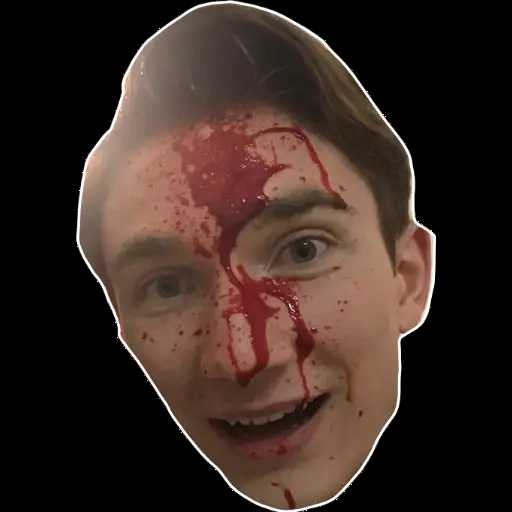
#> input picture python/assets/mick.png, 512 x 512 px, found by its file name
$ python test.py   (older library calls are emulated)
#> lines starting #> are read from the running program, lines starting #| are printed output that depends on the picture; after the words box and inside, x2 and y2 are one past the last pixel; in counts of white or black regions, pixels touching at a corner belong together
import numpy as np
import cv2
import pandas as pd
import matplotlib.pyplot as plt


def increase_brightness(img, value=30):
    hsv = cv2.cvtColor(img, cv2.COLOR_BGR2HSV)
    h, s, v = cv2.split(hsv)

    lim = 360 - value
    h[h > lim] = 360
    h[h <= lim] += value

    final_hsv = cv2.merge((h, s, v))
    img = cv2.cvtColor(final_hsv, cv2.COLOR_HSV2BGR)
    return img


# read image
img = cv2.imread('python/assets/mick.png')
#> img is the input picture: shape (512, 512, 3); mean B, G, R 35.2, 41.7, 58
img = cv2.resize(img, (600, 600))
#> img: shape (600, 600, 3)

# Generate Grey Value Image
grey = cv2.cvtColor(img, cv2.COLOR_RGB2GRAY)
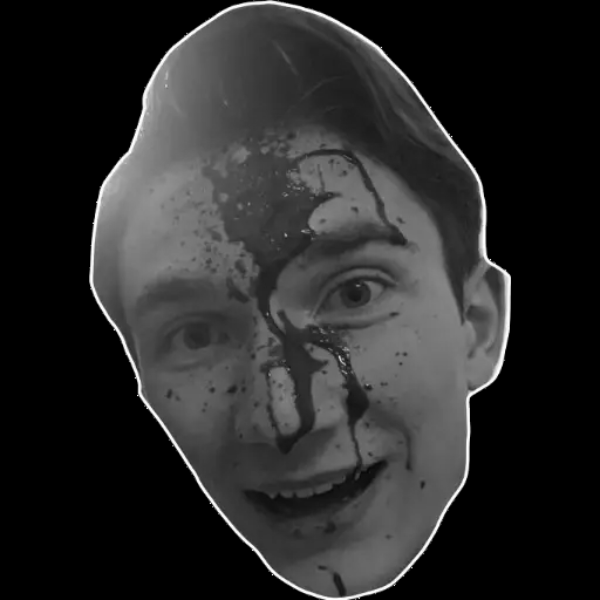
#> grey: shape (600, 600); min 0, max 255, mean 41.5

# Show Images
plt.figure(figsize=(20, 5))

# ---Row 1---
original = cv2.cvtColor(img, cv2.COLOR_BGR2RGB)
plt.subplot(3, 5, 1), plt.imshow(original)
plt.title('Fake Mick'), plt.xticks([]), plt.yticks([])

plt.subplot(3, 5, 2), plt.imshow(grey, cmap='gray')
plt.title('Grey'), plt.xticks([]), plt.yticks([])

plt.subplot(3, 5, 3), plt.hist(grey.ravel(), 256, [0, 256])
plt.title('Histogram'), plt.xticks([]), plt.yticks([])

equalizedHist = cv2.equalizeHist(grey)
plt.subplot(3, 5, 4), plt.imshow(equalizedHist, cmap='gray')
plt.title('Histogram Equalization'), plt.xticks([]), plt.yticks([])

plt.subplot(3, 5, 5), plt.hist(equalizedHist.ravel(), 256, [0, 256])
plt.title('Histogram after Equalization'), plt.xticks([]), plt.yticks([])

# ---Row 2---
mean_blur = cv2.blur(equalizedHist, (5, 5))
plt.subplot(3, 5, 7), plt.imshow(mean_blur, cmap='gray')
plt.title('Mean Blur'), plt.xticks([]), plt.yticks([])

mean_blur_2x = cv2.blur(equalizedHist, (10, 10))
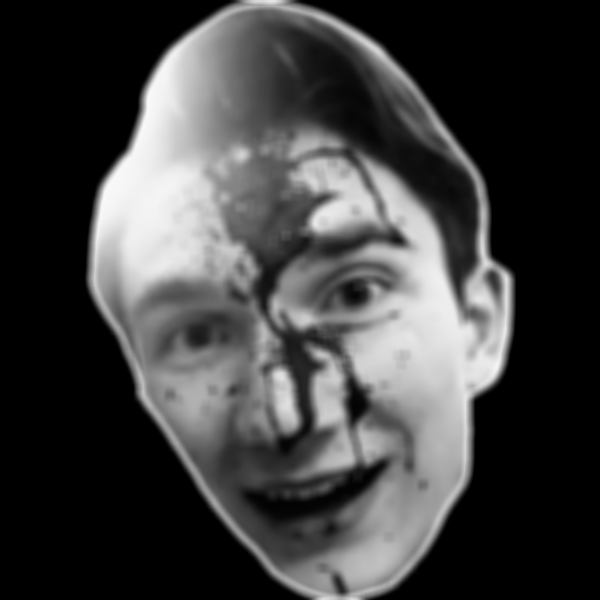
#> mean_blur_2x: shape (600, 600); min 0, max 249, mean 64
plt.subplot(3, 5, 8), plt.imshow(mean_blur_2x, cmap='gray')
plt.title('Mean Blur (2x)'), plt.xticks([]), plt.yticks([])

median_blur = cv2.medianBlur(equalizedHist, 5)
plt.subplot(3, 5, 9), plt.imshow(median_blur, cmap='gray')
plt.title('Median Blur'), plt.xticks([]), plt.yticks([])

gauss_blur = cv2.GaussianBlur(equalizedHist, (5, 5), 0)
plt.subplot(3, 5, 10), plt.imshow(gauss_blur, cmap='gray')
plt.title('Gaussian Blur'), plt.xticks([]), plt.yticks([])

# [7 lines of commented-out code are left out]

mick_hsv = cv2.cvtColor(original, cv2.COLOR_RGB2HSV)
#> mick_hsv: shape (600, 600, 3); mean H, S, V 5.3, 51.4, 58
plt.subplot(3, 5, 12), plt.imshow(mick_hsv)
plt.title('Zombified Mick'), plt.xticks([]), plt.yticks([])

lsd_mick = cv2.applyColorMap(gauss_blur, cv2.COLORMAP_JET)
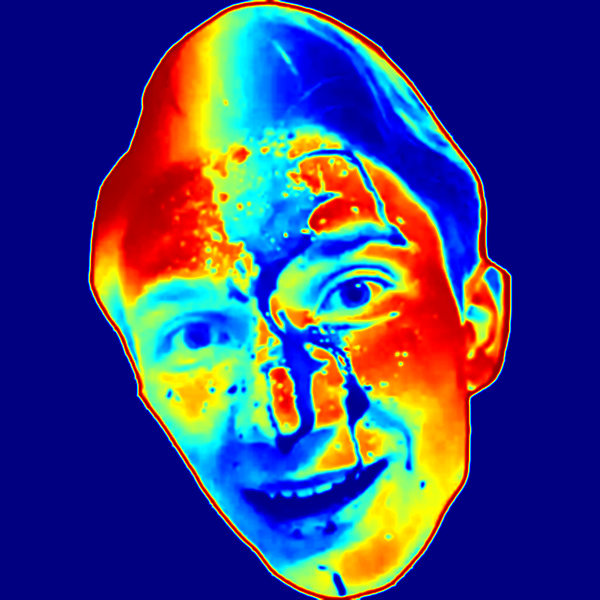
#> lsd_mick: shape (600, 600, 3); mean B, G, R 124.3, 66, 61.3
plt.subplot(3, 5, 13), plt.imshow(lsd_mick)
plt.title('LSD Mick'), plt.xticks([]), plt.yticks([])

smurf_mick = increase_brightness(img, 5)
#> in increase_brightness, `h, s, v = cv2.split(hsv)`:
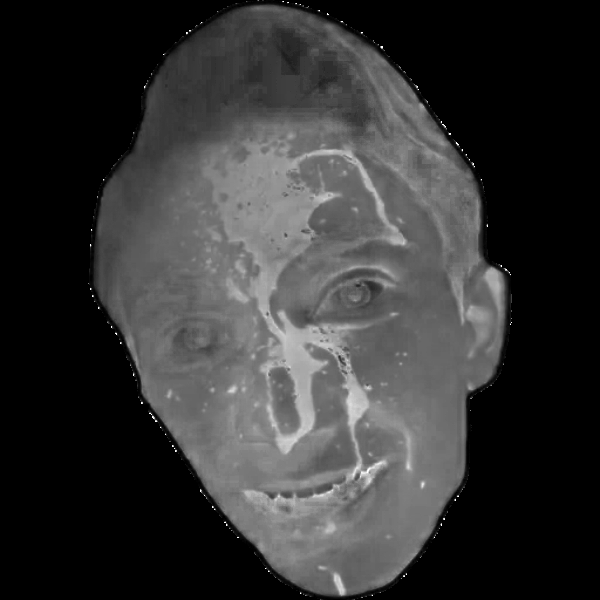
#> s: shape (600, 600); min 0, max 255, mean 51.4
#> in increase_brightness, `h, s, v = cv2.split(hsv)`:
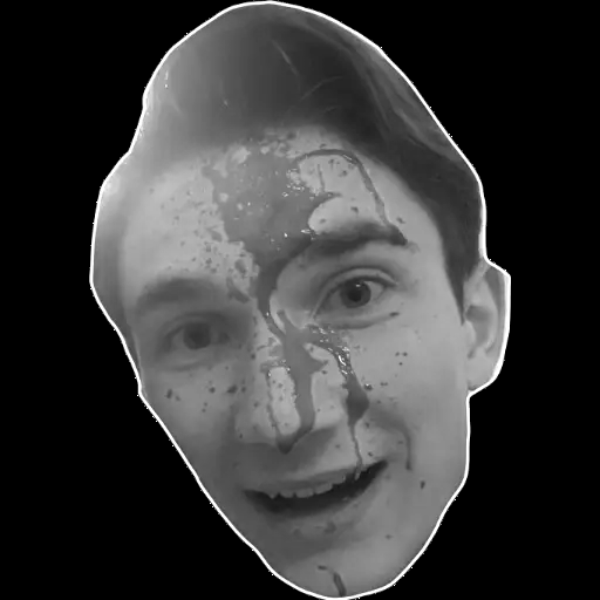
#> v: shape (600, 600); min 0, max 255, mean 58
#> in increase_brightness, `final_hsv = cv2.merge((h, s, v))`: final_hsv: shape (600, 600, 3); mean H, S, V 10.3, 51.4, 58
plt.subplot(3, 5, 14), plt.imshow(smurf_mick)
plt.title('Smurf Mick'), plt.xticks([]), plt.yticks([])

blood_lo = np.array([0, 130, 32])
blood_hi = np.array([10, 180, 140])
blood_mask = cv2.inRange(mick_hsv, blood_lo, blood_hi)
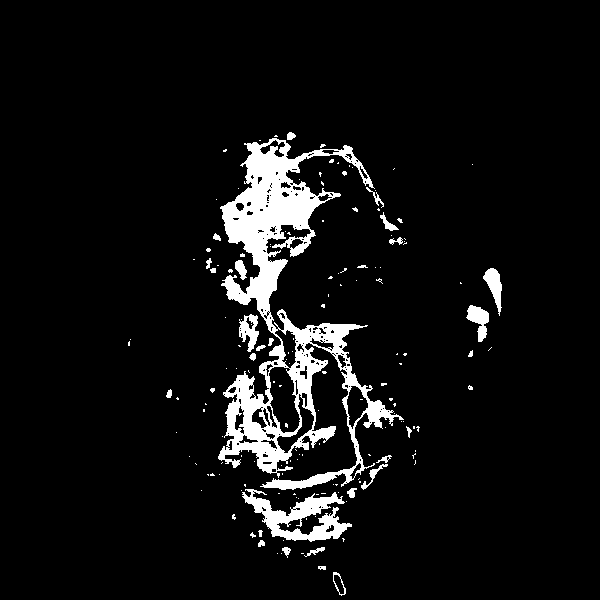
#> blood_mask: shape (600, 600); 6.5% white; 158 white regions (129 under 20 px), largest, box (x1, y1, x2, y2) and area: (218, 138, 404, 490) 17839, (242, 489, 352, 542) 2401, (466, 305, 489, 342) 443
original[blood_mask > 0] = (234, 220, 192)
plt.subplot(3, 5, 15), plt.imshow(original)
plt.title('Actual Mick'), plt.xticks([]), plt.yticks([])

# [11 lines of commented-out code are left out]

plt.show()
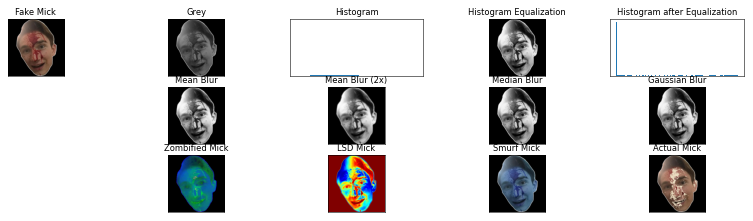
#> figure drawn by matplotlib, 13 panels; B, G, R data is drawn as R, G, B

$ run again, with python/assets/head01.jpg saved as python/assets/mick.png
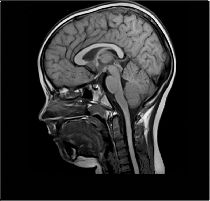
#> input picture python/assets/head01.jpg, 210 x 201 px, found by its file name
#> img is the input picture: shape (201, 210, 3); min 0, max 236, mean 39.6
#> img: shape (600, 600, 3)
#> `median_blur = cv2.medianBlur(equalizedHist, 5)`:
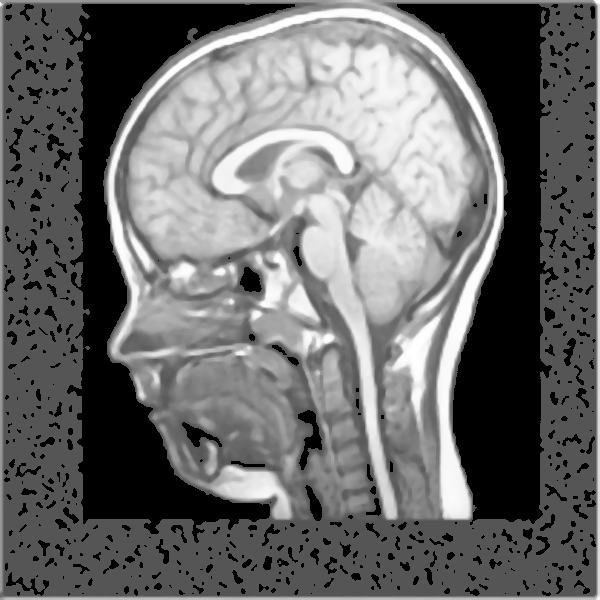
#> median_blur: shape (600, 600); min 0, max 255, mean 107.3
#> mick_hsv: shape (600, 600, 3); mean H, S, V 0, 0, 39.5
#> `lsd_mick = cv2.applyColorMap(gauss_blur, cv2.COLORMAP_JET)`:
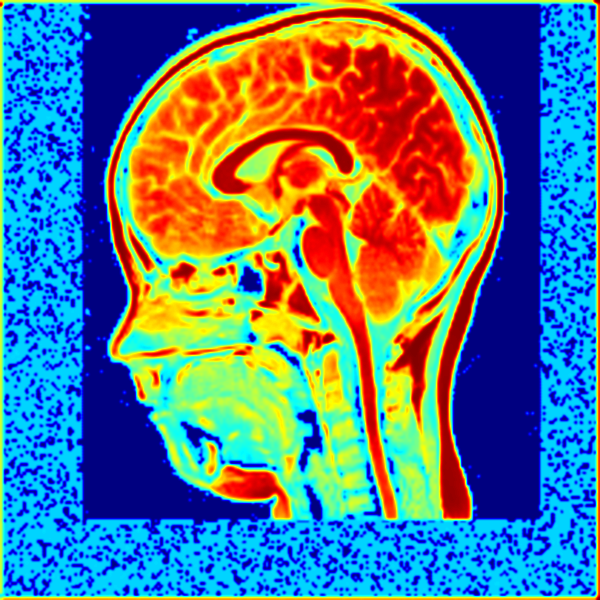
#> lsd_mick: shape (600, 600, 3); mean B, G, R 135.4, 122.4, 90.1
#> final_hsv: shape (600, 600, 3); mean H, S, V 5, 0, 39.5
